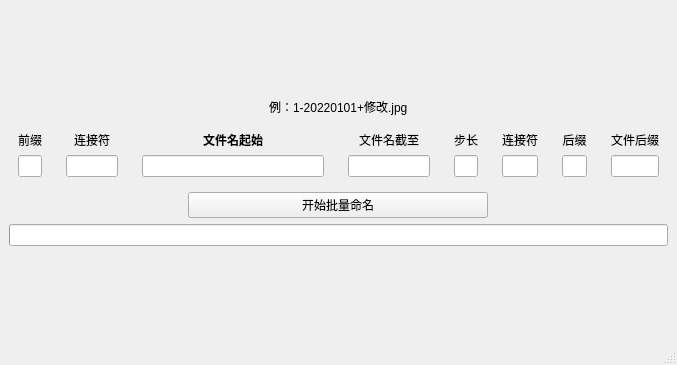
<?xml version="1.0" encoding="UTF-8"?>
<ui version="4.0">
 <class>MainWindow</class>
 <widget class="QMainWindow" name="MainWindow">
  <property name="geometry">
   <rect>
    <x>0</x>
    <y>0</y>
    <width>677</width>
    <height>365</height>
   </rect>
  </property>
  <property name="windowTitle">
   <string>MainWindow</string>
  </property>
  <widget class="QWidget" name="centralwidget">
   <layout class="QVBoxLayout" name="verticalLayout">
    <item>
     <spacer name="verticalSpacer">
      <property name="orientation">
       <enum>Qt::Vertical</enum>
      </property>
      <property name="sizeHint" stdset="0">
       <size>
        <width>20</width>
        <height>40</height>
       </size>
      </property>
     </spacer>
    </item>
    <item>
     <layout class="QHBoxLayout" name="example_layout">
      <item>
       <widget class="QLabel" name="example_label">
        <property name="sizePolicy">
         <sizepolicy hsizetype="Fixed" vsizetype="Preferred">
          <horstretch>0</horstretch>
          <verstretch>0</verstretch>
         </sizepolicy>
        </property>
        <property name="toolTip">
         <string>前缀（可选）</string>
        </property>
        <property name="text">
         <string>例：1-20220101+修改.jpg</string>
        </property>
       </widget>
      </item>
     </layout>
    </item>
    <item>
     <layout class="QHBoxLayout" name="horizontalLayout">
      <item>
       <widget class="QFrame" name="prefi_frame">
        <property name="maximumSize">
         <size>
          <width>100</width>
          <height>16777215</height>
         </size>
        </property>
        <layout class="QVBoxLayout" name="verticalLayout_10">
         <item>
          <widget class="QLabel" name="prefi_label">
           <property name="toolTip">
            <string>文件前缀（可选）</string>
           </property>
           <property name="text">
            <string>前缀</string>
           </property>
           <property name="alignment">
            <set>Qt::AlignCenter</set>
           </property>
          </widget>
         </item>
         <item>
          <widget class="QLineEdit" name="prefi_text">
           <property name="sizePolicy">
            <sizepolicy hsizetype="Preferred" vsizetype="Preferred">
             <horstretch>0</horstretch>
             <verstretch>0</verstretch>
            </sizepolicy>
           </property>
           <property name="maxLength">
            <number>30</number>
           </property>
          </widget>
         </item>
        </layout>
       </widget>
      </item>
      <item>
       <widget class="QFrame" name="preconnector_frame">
        <property name="minimumSize">
         <size>
          <width>70</width>
          <height>0</height>
         </size>
        </property>
        <property name="maximumSize">
         <size>
          <width>50</width>
          <height>16777215</height>
         </size>
        </property>
        <layout class="QVBoxLayout" name="verticalLayout_11">
         <item>
          <widget class="QLabel" name="preconnector_label">
           <property name="toolTip">
            <string>前缀连接符（可选）</string>
           </property>
           <property name="text">
            <string>连接符</string>
           </property>
           <property name="alignment">
            <set>Qt::AlignCenter</set>
           </property>
          </widget>
         </item>
         <item>
          <widget class="QLineEdit" name="preconnector_text">
           <property name="sizePolicy">
            <sizepolicy hsizetype="Preferred" vsizetype="Preferred">
             <horstretch>0</horstretch>
             <verstretch>0</verstretch>
            </sizepolicy>
           </property>
           <property name="maxLength">
            <number>30</number>
           </property>
          </widget>
         </item>
        </layout>
       </widget>
      </item>
      <item>
       <widget class="QFrame" name="name_start_frame">
        <property name="minimumSize">
         <size>
          <width>200</width>
          <height>0</height>
         </size>
        </property>
        <layout class="QVBoxLayout" name="verticalLayout_9">
         <item>
          <widget class="QLabel" name="name_start_label">
           <property name="sizePolicy">
            <sizepolicy hsizetype="Expanding" vsizetype="Preferred">
             <horstretch>0</horstretch>
             <verstretch>0</verstretch>
            </sizepolicy>
           </property>
           <property name="font">
            <font>
             <weight>75</weight>
             <bold>true</bold>
            </font>
           </property>
           <property name="toolTip">
            <string>文件名起始数值</string>
           </property>
           <property name="text">
            <string>文件名起始</string>
           </property>
           <property name="alignment">
            <set>Qt::AlignCenter</set>
           </property>
          </widget>
         </item>
         <item>
          <widget class="QLineEdit" name="name_start_text">
           <property name="sizePolicy">
            <sizepolicy hsizetype="Preferred" vsizetype="Preferred">
             <horstretch>0</horstretch>
             <verstretch>0</verstretch>
            </sizepolicy>
           </property>
           <property name="maxLength">
            <number>40</number>
           </property>
          </widget>
         </item>
        </layout>
       </widget>
      </item>
      <item>
       <widget class="QFrame" name="name_end_frame">
        <property name="sizePolicy">
         <sizepolicy hsizetype="Preferred" vsizetype="Preferred">
          <horstretch>0</horstretch>
          <verstretch>0</verstretch>
         </sizepolicy>
        </property>
        <property name="minimumSize">
         <size>
          <width>100</width>
          <height>0</height>
         </size>
        </property>
        <property name="maximumSize">
         <size>
          <width>150</width>
          <height>16777215</height>
         </size>
        </property>
        <layout class="QVBoxLayout" name="verticalLayout_2">
         <item>
          <widget class="QLabel" name="name_end_label">
           <property name="font">
            <font>
             <weight>50</weight>
             <bold>false</bold>
            </font>
           </property>
           <property name="toolTip">
            <string>文件名截至数值</string>
           </property>
           <property name="text">
            <string>文件名截至</string>
           </property>
           <property name="alignment">
            <set>Qt::AlignCenter</set>
           </property>
          </widget>
         </item>
         <item>
          <widget class="QLineEdit" name="name_end_text">
           <property name="sizePolicy">
            <sizepolicy hsizetype="Expanding" vsizetype="Preferred">
             <horstretch>0</horstretch>
             <verstretch>0</verstretch>
            </sizepolicy>
           </property>
          </widget>
         </item>
        </layout>
       </widget>
      </item>
      <item>
       <widget class="QFrame" name="step_frame">
        <property name="maximumSize">
         <size>
          <width>50</width>
          <height>16777215</height>
         </size>
        </property>
        <layout class="QVBoxLayout" name="verticalLayout_3">
         <item>
          <widget class="QLabel" name="step_label">
           <property name="toolTip">
            <string>相邻文件名间隔</string>
           </property>
           <property name="text">
            <string>步长</string>
           </property>
           <property name="alignment">
            <set>Qt::AlignCenter</set>
           </property>
          </widget>
         </item>
         <item>
          <widget class="QLineEdit" name="step_text">
           <property name="sizePolicy">
            <sizepolicy hsizetype="Expanding" vsizetype="Preferred">
             <horstretch>0</horstretch>
             <verstretch>0</verstretch>
            </sizepolicy>
           </property>
          </widget>
         </item>
        </layout>
       </widget>
      </item>
      <item>
       <widget class="QFrame" name="suffix_connecto_frame">
        <property name="maximumSize">
         <size>
          <width>70</width>
          <height>16777215</height>
         </size>
        </property>
        <layout class="QVBoxLayout" name="verticalLayout_7">
         <item>
          <widget class="QLabel" name="suffix_connecto_label">
           <property name="toolTip">
            <string>后缀连接符（可选）</string>
           </property>
           <property name="text">
            <string>连接符</string>
           </property>
           <property name="alignment">
            <set>Qt::AlignCenter</set>
           </property>
          </widget>
         </item>
         <item>
          <widget class="QLineEdit" name="suffix_connecto_text">
           <property name="sizePolicy">
            <sizepolicy hsizetype="Preferred" vsizetype="Preferred">
             <horstretch>0</horstretch>
             <verstretch>0</verstretch>
            </sizepolicy>
           </property>
           <property name="maxLength">
            <number>30</number>
           </property>
          </widget>
         </item>
        </layout>
       </widget>
      </item>
      <item>
       <widget class="QFrame" name="suffix_frame">
        <property name="maximumSize">
         <size>
          <width>100</width>
          <height>16777215</height>
         </size>
        </property>
        <layout class="QVBoxLayout" name="verticalLayout_8">
         <item>
          <widget class="QLabel" name="suffix_label">
           <property name="toolTip">
            <string>后缀（可选）</string>
           </property>
           <property name="text">
            <string>后缀</string>
           </property>
           <property name="alignment">
            <set>Qt::AlignCenter</set>
           </property>
          </widget>
         </item>
         <item>
          <widget class="QLineEdit" name="suffix_text">
           <property name="sizePolicy">
            <sizepolicy hsizetype="Preferred" vsizetype="Preferred">
             <horstretch>0</horstretch>
             <verstretch>0</verstretch>
            </sizepolicy>
           </property>
           <property name="maxLength">
            <number>30</number>
           </property>
          </widget>
         </item>
        </layout>
       </widget>
      </item>
      <item>
       <widget class="QFrame" name="file_suffix_frame">
        <property name="maximumSize">
         <size>
          <width>100</width>
          <height>16777215</height>
         </size>
        </property>
        <layout class="QVBoxLayout" name="verticalLayout_12">
         <item>
          <widget class="QLabel" name="file_suffix_label">
           <property name="toolTip">
            <string>文件后缀/文件类型（可选）</string>
           </property>
           <property name="text">
            <string>文件后缀</string>
           </property>
           <property name="alignment">
            <set>Qt::AlignCenter</set>
           </property>
          </widget>
         </item>
         <item>
          <widget class="QLineEdit" name="file_suffix_text">
           <property name="sizePolicy">
            <sizepolicy hsizetype="Preferred" vsizetype="Preferred">
             <horstretch>0</horstretch>
             <verstretch>0</verstretch>
            </sizepolicy>
           </property>
           <property name="maxLength">
            <number>30</number>
           </property>
          </widget>
         </item>
        </layout>
       </widget>
      </item>
     </layout>
    </item>
    <item>
     <layout class="QHBoxLayout" name="horizontalLayout_2">
      <item>
       <widget class="QPushButton" name="start_button">
        <property name="enabled">
         <bool>true</bool>
        </property>
        <property name="sizePolicy">
         <sizepolicy hsizetype="Preferred" vsizetype="Fixed">
          <horstretch>0</horstretch>
          <verstretch>0</verstretch>
         </sizepolicy>
        </property>
        <property name="minimumSize">
         <size>
          <width>200</width>
          <height>0</height>
         </size>
        </property>
        <property name="maximumSize">
         <size>
          <width>300</width>
          <height>16777215</height>
         </size>
        </property>
        <property name="layoutDirection">
         <enum>Qt::LeftToRight</enum>
        </property>
        <property name="text">
         <string>开始批量命名</string>
        </property>
       </widget>
      </item>
     </layout>
    </item>
    <item>
     <widget class="QProgressBar" name="progressBar">
      <property name="value">
       <number>0</number>
      </property>
      <property name="textVisible">
       <bool>false</bool>
      </property>
     </widget>
    </item>
    <item>
     <spacer name="verticalSpacer_2">
      <property name="orientation">
       <enum>Qt::Vertical</enum>
      </property>
      <property name="sizeHint" stdset="0">
       <size>
        <width>20</width>
        <height>40</height>
       </size>
      </property>
     </spacer>
    </item>
   </layout>
  </widget>
  <widget class="QMenuBar" name="menubar">
   <property name="geometry">
    <rect>
     <x>0</x>
     <y>0</y>
     <width>677</width>
     <height>26</height>
    </rect>
   </property>
  </widget>
  <widget class="QStatusBar" name="statusbar"/>
 </widget>
 <resources/>
 <connections/>
</ui>
